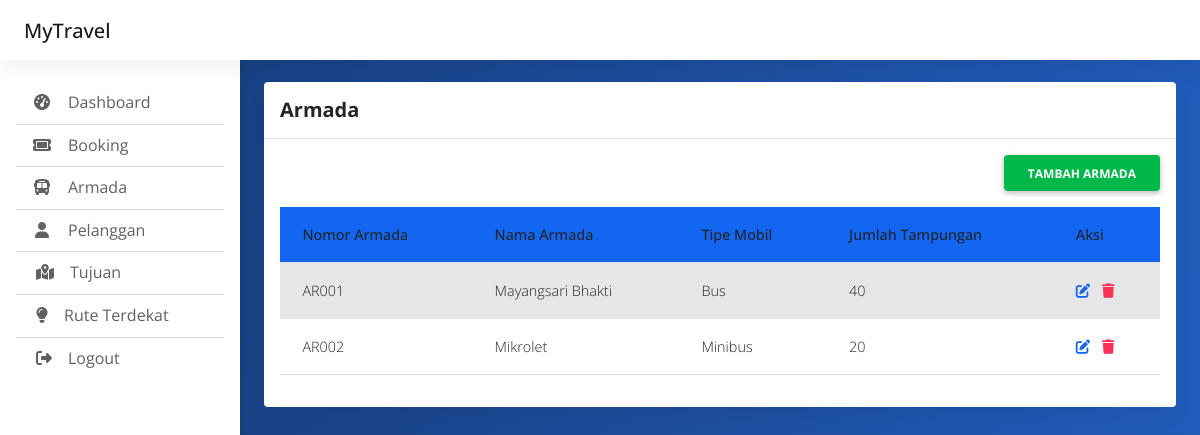
Screenshot of /index.php/admin/armada with the database file from the repository.
### tables this page shows
CREATE TABLE `armada` (
  `id_armada` int(255) NOT NULL,
  `nama_armada` varchar(255) NOT NULL,
  `tipe_mobil` varchar(255) NOT NULL,
  `jumlah_tampungan` int(255) NOT NULL
);

### application/controllers/Admin.php (called while the page is built, shortened)
<?php
class Admin extends CI_Controller {
	public function __construct()
	{
		$this->load->model('akun_model');
		$this->load->model('crud_model');
	}
	public function armada()
	{
		$data['array_armada'] = $this->crud_model->mengambil_data('armada');
		$this->load->view('admin_armada',$data);
	}
}

### index.php (called while the page is built, shortened)
<?php
require_once BASEPATH.'core/CodeIgniter.php';

### application/models/Crud_model.php (called while the page is built, shortened)
<?php
class Crud_model extends CI_Model{
	public function mengambil_data($nama_tabel)
	{
		$this->db->select('*');
		$this->db->from($nama_tabel);
		$query = $this->db->get();
		return $query->result();
	}
}

### application/views/admin_armada.php (the view, shortened to what this page needs)
<!doctype html>
<html lang="en">
  <head>
    <link href="https://cdn.jsdelivr.net/npm/bootstrap@5.3.0-alpha1/dist/css/bootstrap.min.css" rel="stylesheet">
	<link rel="stylesheet" href="https://cdnjs.cloudflare.com/ajax/libs/font-awesome/6.4.0/css/all.min.css" />
	<link rel="stylesheet" href="<?=base_url()?>css/mdb.min.css" />
	<link rel="stylesheet" href="<?=base_url()?>css/admin.css" />
  </head>
<body>
  <header>
  </header>
  <main style="margin-top: 58px">
    <div class="container pt-4">
		  <section class="mb-4">
			<div class="card">
			  <div class="card-header py-3">
				<h5 class="mb-0"><strong>Armada</strong></h5>
			  </div>
			  <div class="card-body">
				<div class="d-grid gap-2 mb-3 d-md-flex justify-content-md-end">
				  <a href="<?=site_url('admin/armada_add')?>"><button class="btn btn-success fw-bold" type="button">Tambah Armada</button></a>
				</div>
				<table class="table table-striped" id="barangTable">
					<thead>
						<tr class="bg-primary text-white">
							<th>Nomor Armada</th>
							<th>Nama Armada</th>
							<th>Tipe Mobil</th>
							<th>Jumlah Tampungan</th>
							<th>Aksi</th>
						</tr>
					</thead>
					<tbody>
					<?php foreach($array_armada as $armada): ?>
						<tr>
							<td>AR00<?= $armada->id_armada ?></td>
							<td><?= $armada->nama_armada ?></td>
							<td><?= $armada->tipe_mobil ?></td>
							<td><?= $armada->jumlah_tampungan ?></td>
							<td>
								<a href="<?=site_url('admin/armada_edit/'.$armada->id_armada)?>"><span class="fw-bold me-2 text-primary" onclick="return editchecked('');"><i class="fa-solid fa-pen-to-square"></i></span></a>
								<a href="<?=site_url('admin/armada_hapus/'.$armada->id_armada)?>"><span class="fw-bold text-danger" onclick="return deletechecked('');"><i class="fa-solid fa-trash"></i></span></a>
							</td>
						</tr>
					<?php endforeach; ?>
					</tbody>
				</table>
			  </div>
			</div>
		  </section>
    </div>
  </main>
</body>
</html>

### css/admin.css (style rules this page uses)
body { background-color: #fbfbfb; }
@media (min-width: 991.98px) { main { padding-left: 240px; } }

### application/views/admin_armada.php (style rules this page uses)
td { padding: 2px 2px; }
body { background-color: #163a76; font-family: 'Open Sans', sans-serif; background: rgb(22,58,118); background: linear-gradient(94deg, rgba(22,58,118,1) 0%, rgba(34,92,187,1) 100%); }
button { padding: 3px 12px 3px 12px; }

### rows the page displays
armada: id_armada "1", nama_armada "Mayangsari Bhakti", tipe_mobil "Bus", jumlah_tampungan "40"
armada: id_armada "2", nama_armada "Mikrolet", tipe_mobil "Minibus", jumlah_tampungan "20"
